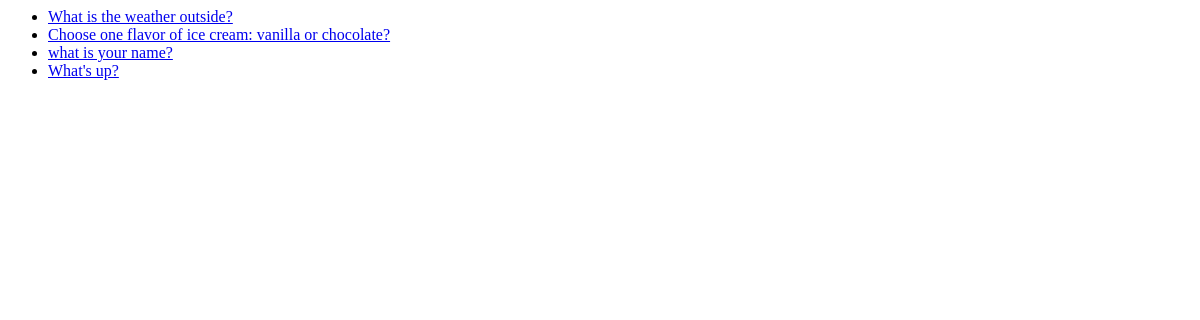
The app's page /, older data.
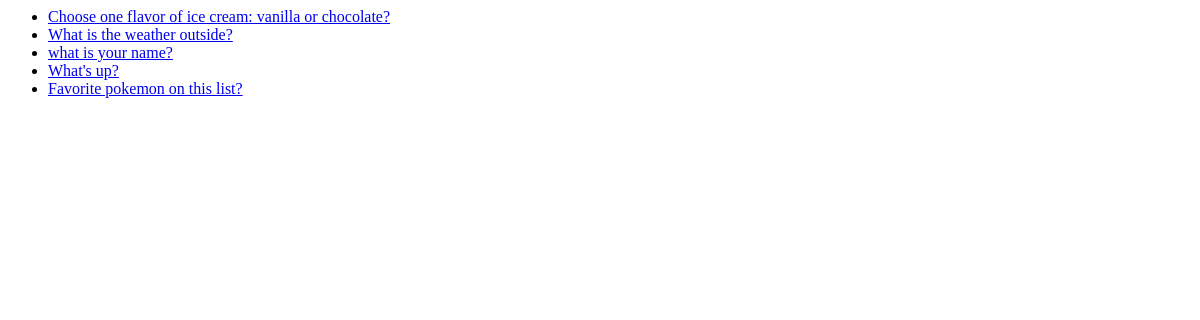
The same page, newer data.
### polls/models.py (models this page shows, shortened)
class Question(models.Model):
	question_text = models.CharField(max_length=200)
	pub_date = models.DateTimeField('date published')
	def was_published_recently(self):
		now = timezone.now()
		return now - datetime.timedelta(days=1) <= self.pub_date <= now
	was_published_recently.admin_order_field = 'pub_date'
	was_published_recently.boolean = True
	was_published_recently.short_description = "Published Recently?"

### polls/views.py (the view)
# urls.py: url(r'^$', IndexView.as_view(), name='index'),
class IndexView(generic.ListView):
	template_name = 'polls/index.html'
	context_object_name = 'latest_question_list'
	def get_queryset(self):
		return Question.objects.order_by('-pub_date')[:5]

### polls/templates/polls/index.html
{% if latest_question_list %}
	<ul>
		{% for question in latest_question_list %}
		<li><a href = "{% url 'polls:detail' question.id %}">{{question.question_text}}</a></li>
		{% endfor %}
	</ul>
{% else %}
	<p>No polls are available at this time.</p>
{% endif %}

Row changes from the older to the newer data that the page shows:
changed Question "Choose one flavor of ice cream: vanilla or chocolate?": moves up the list
added Question: question_text "Favorite pokemon on this list?"
